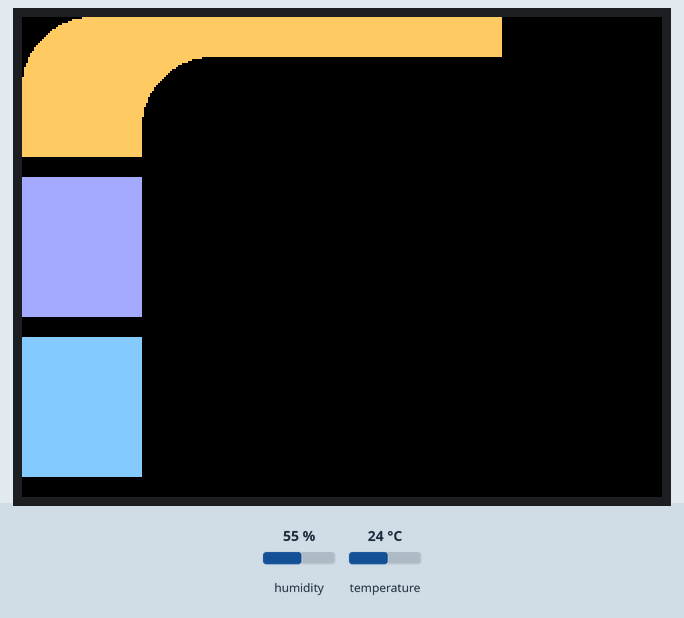
This sketch was run on a simulated Arduino Uno, built with avr-gcc and run on an emulated ATmega328P. Shown: 320×240 colour display. The test bench sets the inputs (shaded band); at power-on: humidity 55 %, temperature 24 °C.

Above: at 0.3 s.
At 30.4 s:
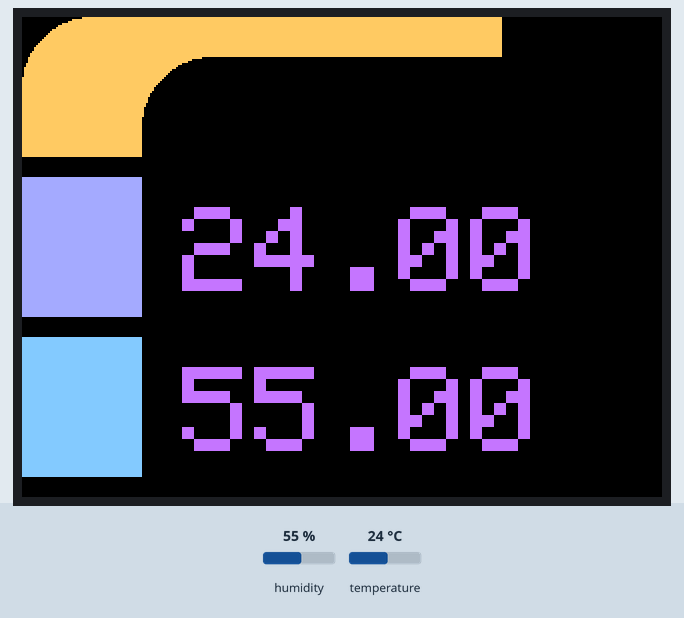

The sketch:

LCARS_weatherStation.ino
```cpp
#include "SPI.h"
#include "Adafruit_GFX.h"
#include "Adafruit_ST7789.h"
#include "DHT.h"


#define DHTTYPE DHT22
#define DHT22_Pin 5
#define TFT_DC 8
#define TFT_RST 9
#define TFT_CS 10


//Klassendefinition
//Maximale Pixel 320x240
//setTextSize ist defniert: 1 =10 Pixel
class Display{

  private:
    Adafruit_ST7789 tft;
    DHT dht;
    byte  pinSenorVcc;
    float temp, hum;
    byte  width, height, startX, startY, endX,endY, textSize,size,radius;

  public:

    Display();
    void globalBegin();
    void greetingsScreen(byte startX,byte startY,byte size);
    void header(byte startX, byte startY, byte radius,byte width,byte height, uint16_t color);
    void roundBlock(byte startX, byte startY, byte radius,byte width,byte height, uint16_t color);
    void block(byte startX, byte startY,byte width, byte height,uint16_t color);
    float temperature(byte startX,byte startY,byte textSize);
    float humidity(byte startX,byte startY,byte textSize);
//    void icon();
};

//Klassenbeschreibung mit Initialisierung der Klassen um damit zu arbeiten
Display::Display():tft(TFT_CS, TFT_DC,TFT_RST), dht(DHT22_Pin,DHTTYPE){

}

void Display::globalBegin(){
  Serial.begin(9600);
  tft.init(240,320);
  tft.fillScreen(ST77XX_BLACK);
  tft.setRotation(3);

  dht.begin();
};

void Display::header(byte startX, byte startY,byte width,byte height,  byte radius, uint16_t color){

tft.fillRoundRect(startX, startY,width,height, radius,color);

};
void Display::roundBlock(byte startX, byte startY,byte width,byte height,  byte radius, uint16_t color){

tft.fillRoundRect(startX, startY,width,height, radius,color);
};

void Display::block(byte startX, byte startY,byte width,byte height,uint16_t color){

  tft.fillRect(startX,startY,width,height,color);
};

void Display::greetingsScreen(byte startX,byte startY,byte textSize){
  tft.setCursor(startX,startY);
  tft.fillScreen(ST77XX_BLACK);
  tft.setTextColor(ST77XX_BLUE);
  tft.setTextSize(textSize);
  tft.println("BOOT SYSTEM");
} ;

float Display::temperature(byte startX,byte startY,byte textSize){

  tft.setCursor(startX,startY);
  tft.setTextColor(0xC3BF,0x0000);
  tft.setTextSize(textSize);
  temp= dht.readTemperature();
  return tft.println(temp);
};
float Display::humidity(byte startX,byte startY,byte textSize){

  tft.setCursor(startX,startY);
  tft.setTextColor(0xC3BF,0x0000);
  tft.setTextSize(textSize);
  hum= dht.readHumidity();
  return tft.println(hum);
};

Display TwoInch;

void setup() {

  TwoInch.globalBegin();
  TwoInch.header(0,0,240,70,35,0xFE4C);
  TwoInch.block(0,30,50,40,0xFE4C);
  TwoInch.block(200,0,40,20,0xFE4C);
  TwoInch.roundBlock(60,20,240,100,35,ST77XX_BLACK);
  TwoInch.block(0,80,60,70,0xA55F);
  TwoInch.block(0,160,60,70,0x865F);
  //TwoInch.greetingsScreen(0,0,3);
}

void loop() {
    delay(30000);
    TwoInch.temperature(80,95,6);
    TwoInch.humidity(80,175,6);

}
```
